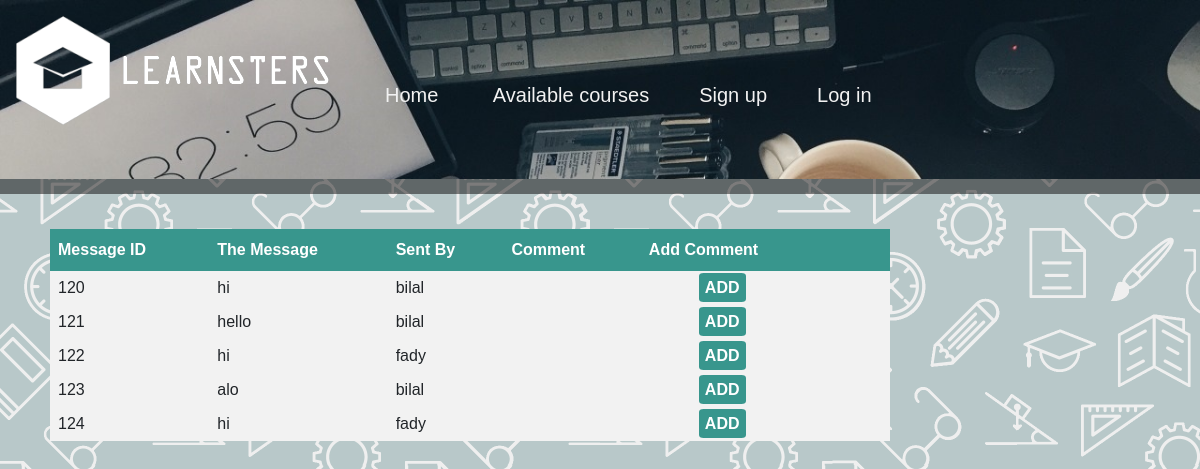
Before: /auditorComments.php with the older database file.
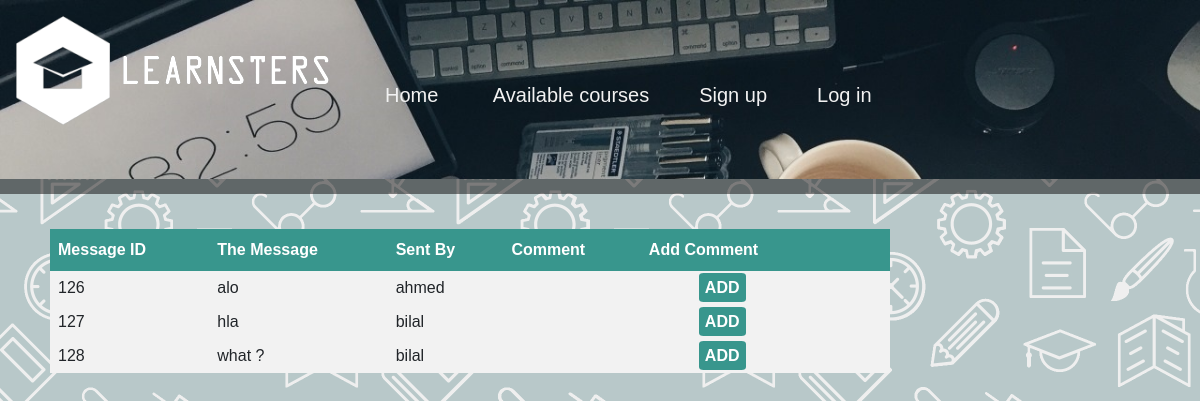
After: the same page with the newer database file.
### tables this page shows
CREATE TABLE `messages` (
  `id` int(100) NOT NULL,
  `sent_by` varchar(255) NOT NULL,
  `received_by` varchar(255) NOT NULL,
  `message` varchar(255) NOT NULL,
  `createdAt` varchar(255) NOT NULL,
  `seen` int(11) NOT NULL
);

CREATE TABLE `adminstrators` (
  `adminID` varchar(255) NOT NULL,
  `Fname` varchar(50) NOT NULL,
  `Lname` varchar(50) NOT NULL,
  `Email` varchar(50) NOT NULL,
  `Password` varchar(255) NOT NULL,
  `Type` text NOT NULL
);

CREATE TABLE `learners` (
  `learnerID` varchar(255) NOT NULL,
  `Fname` varchar(255) NOT NULL,
  `Lname` varchar(255) DEFAULT NULL,
  `Email` varchar(255) DEFAULT NULL,
  `Password` varchar(255) DEFAULT NULL,
  `profilePicture` text DEFAULT NULL,
  `Type` text NOT NULL
);

### auditorComments.php (the view, shortened to what this page needs)
<html>
<head>
    <link rel="stylesheet" href="css/main.css">
</head>
<body>
    <?php
    include "menu.php";
    $sql = "SELECT id,sent_by,message,comment FROM messages";
    $result = $conn->query($sql);
    if ($result->num_rows > 0) {
        echo "<table><tr><th>Message ID</th><th>The Message</th><th>Sent By</th> <th>Comment</th> <th>Add Comment</th> ";
        while ($row = $result->fetch_assoc()) {
            $sql2 = "Select * from learners where learnerID ='" . $row['sent_by'] . "'";
            $result2 = mysqli_query($conn, $sql2);
            if ($row2 = mysqli_fetch_array($result2)) {
            }else{
            $sql2 = "Select * from adminstrators where adminID ='" . $row['sent_by'] . "'";
            $result2 = mysqli_query($conn, $sql2);
            $row2 = mysqli_fetch_array($result2);
            }
            echo "<tr><td>" . $row["id"] . "</td><td>" . $row["message"]."</td><td>". $row2["Fname"] . "</td> <td>". $row["comment"] . "</td> <td><a href=addComment.php?id=" . $row["id"] . " class='link'>ADD</a></td></tr>"."";
        }
        echo "</table>";
    } else {
        echo "
        <div class='box'><div class='warning'>0 results</div>";
    }
    ?>
</body>
</html>

### menu.php (shortened to what this page needs)
<html>
<head>
<link href="https://cdn.jsdelivr.net/npm/bootstrap@5.1.3/dist/css/bootstrap.min.css" rel="stylesheet">
    <link rel="stylesheet" href="css/main.css">
</head>
<body>
    <img src="pictures/website/menuBar.jpeg" id="menuBar">
    <img src="pictures/website/logoWhite.png" id="logo">
    <div class="topnav">
        <a href="home.php">Home</a>
        <?php
        if (empty($_SESSION['ID'])) {
            echo '<a href="courses.php">Available courses</a>';
            echo '<a href="learnerSignup.php">Sign up</a>';
            echo '<a href="login.php">Log in</a>';
        }
        ?>
    </div>
</body>
</html>

### css/main.css (style rules this page uses)
* { font-family: Arial, Helvetica, sans-serif; margin-left: 0; margin-right: 0; }

### auditorComments.php (style rules this page uses)
body { background-image: url("pictures/website/backgroundPattern.png"); }
table { margin:50px; border-collapse: collapse; width: 70%; }
td, th { border: 1px solid black; padding: 8px; }
tr { background-color: #f2f2f2; }
th { padding-top: 12px; padding-bottom: 12px; text-align: left; background-color: #38968d; color: white; }
.link { margin: 50px; text-decoration: none; background-color: #38968d; color: white; border-radius: 10%; padding: 6px; font-weight: bold; }

### menu.php (style rules this page uses)
* { margin: 0; }
.topnav { position: absolute; top: 10%; left: 30%; }
.topnav a { color: #f2f2f2; padding: 5px; text-decoration: none; font-size: 20px; margin: 20px; }
#menuBar { top: 0%; width: 100%; box-shadow: 0px 15px rgba(10, 8, 8, 0.5); }
#logo { margin: 1%; position: absolute; top: 0%; left: 0%; }

Changed rows visible on the page:
removed messages: id "120", message "hi", adminstrators.Fname "bilal"
removed messages: id "121", message "hello", adminstrators.Fname "bilal"
removed messages: id "122", message "hi", learners.Fname "fady"
removed messages: id "123", message "alo", adminstrators.Fname "bilal"
removed messages: id "124", message "hi", learners.Fname "fady"
added messages: id "126", message "alo", learners.Fname "ahmed"
added messages: id "127", message "hla", adminstrators.Fname "bilal"
added messages: id "128", message "what ?", adminstrators.Fname "bilal"
